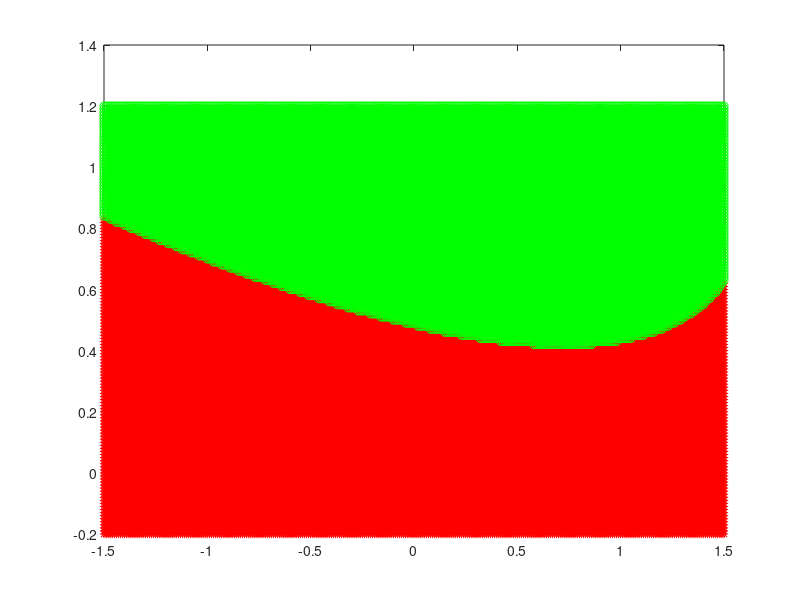

This chart was generated by the following MATLAB code: (Note: this script raises an error after producing the figure.)
% ECE471/571 project 1
% How to illustrate data points
%

% clear the figure
clf;

% load the training set
load RESULT_FILE.txt;
Tr = RESULT_FILE;

% extract the samples belonging to different classes
I = find(Tr(:,3) == 0);  % find the row indices for the 1st class, labeled as 0
Tr0 = Tr(I,1:2);
save Tr0;                % so that you can use it directly next time 

I = find(Tr(:,3) == 1);  % find the row indices for the 2nd class, labeled as 1
Tr1 = Tr(I,1:2);
save Tr1;

% plot the samples
plot(Tr0(:,1),Tr0(:,2),'r*'); % use "red" for class 0
hold on;           % so that the future plots can be superimposed on the previous ones
plot(Tr1(:,1),Tr1(:,2),'go'); % use "green" for class 1

%I added this part
load synth.te;
Train = synth;

I = find(Train(:,3) == 0);  % find the row indices for the 1st class, labeled as 0
Train0 = Train(I,1:2);
save Train0;                % so that you can use it directly next time 

I = find(Train(:,3) == 1);  % find the row indices for the 2nd class, labeled as 1
Train1 = Train(I,1:2);
save Train1;

% plot the samples
plot(Train0(:,1),Train0(:,2),'wo'); % use "red" for class 0
hold on;           % so that the future plots can be superimposed on the previous ones
plot(Train1(:,1),Train1(:,2),'bo'); % use "green" for class 1





